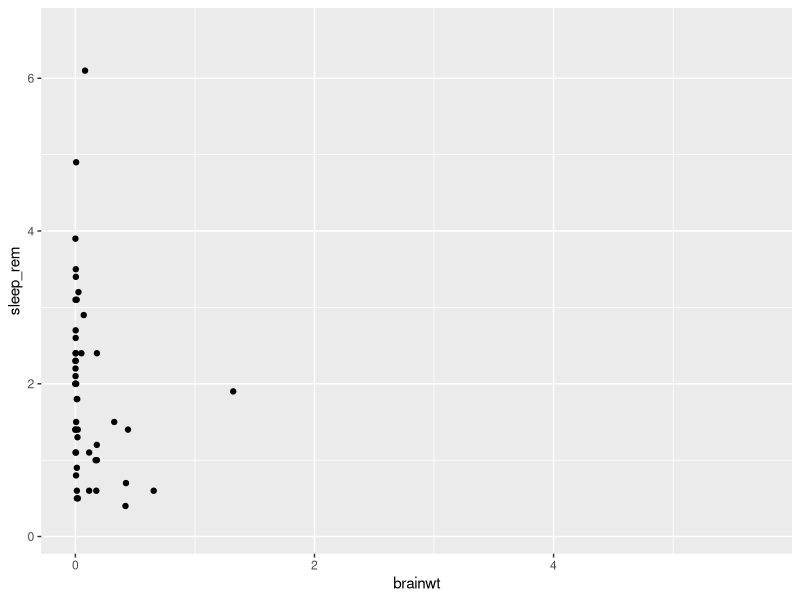
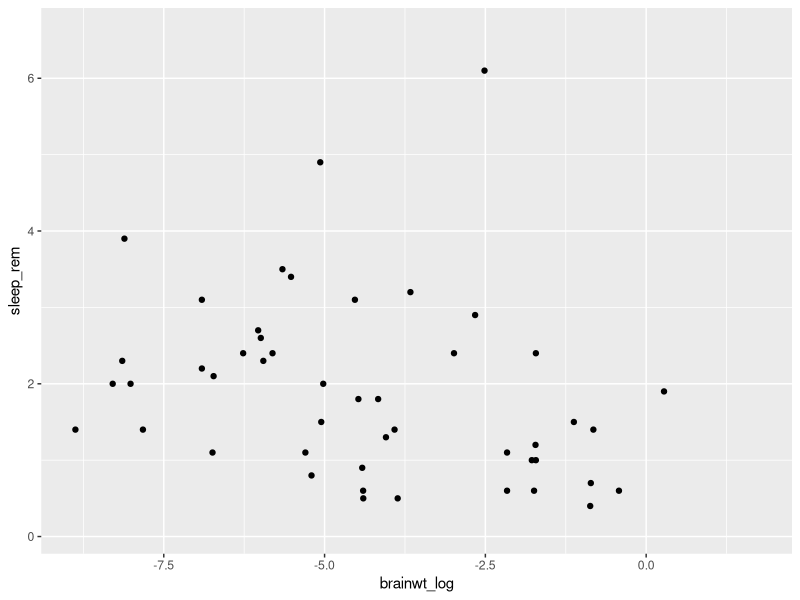
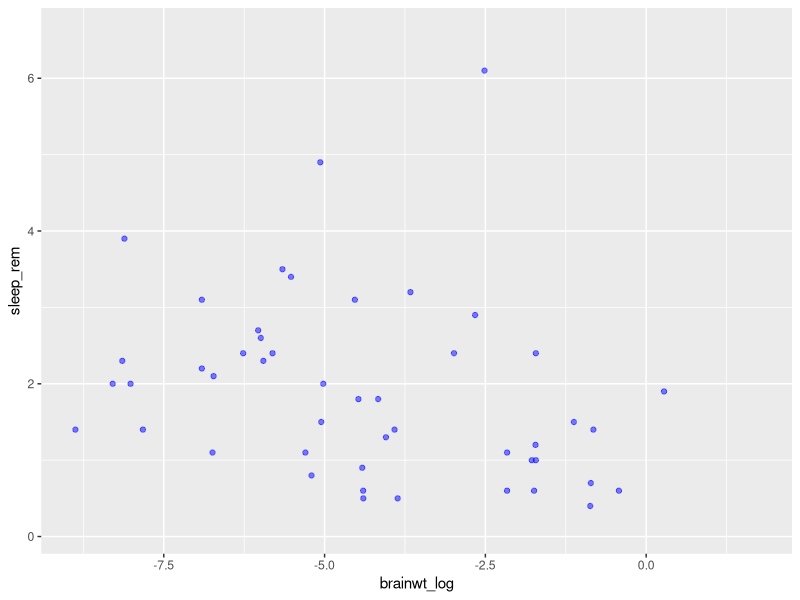
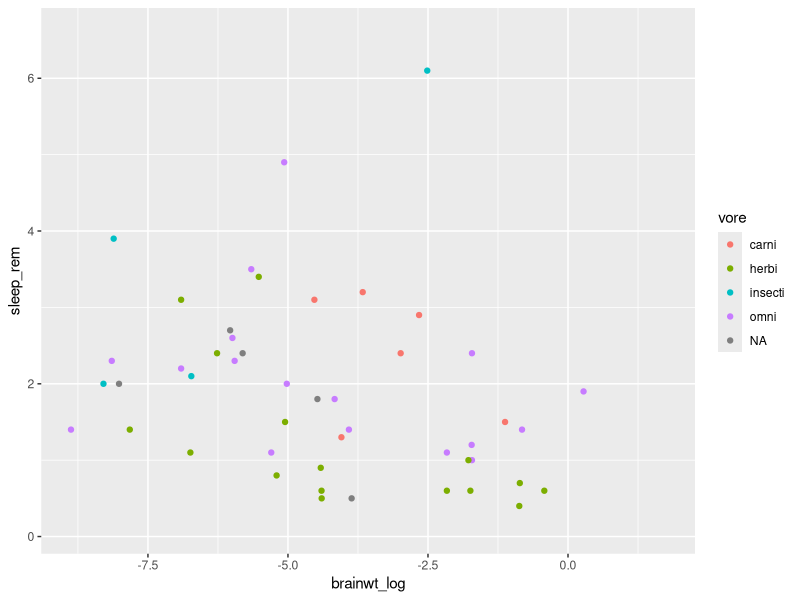
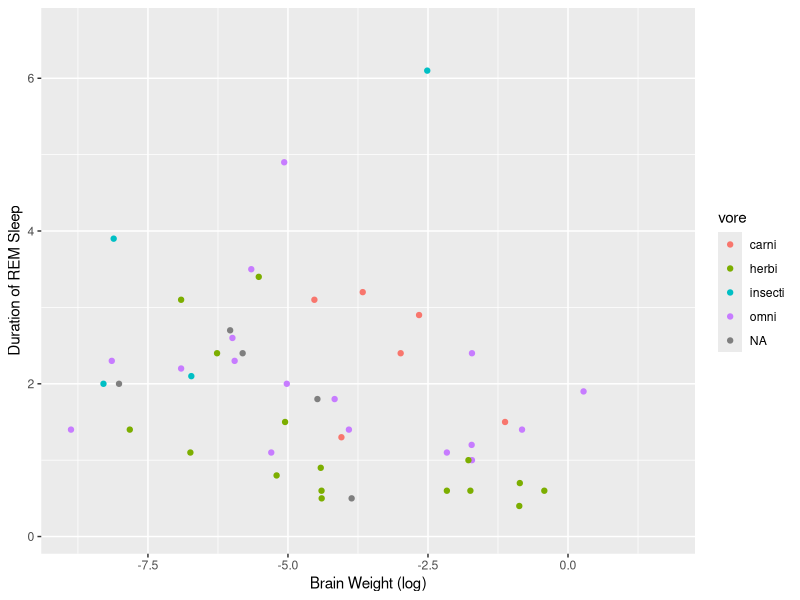
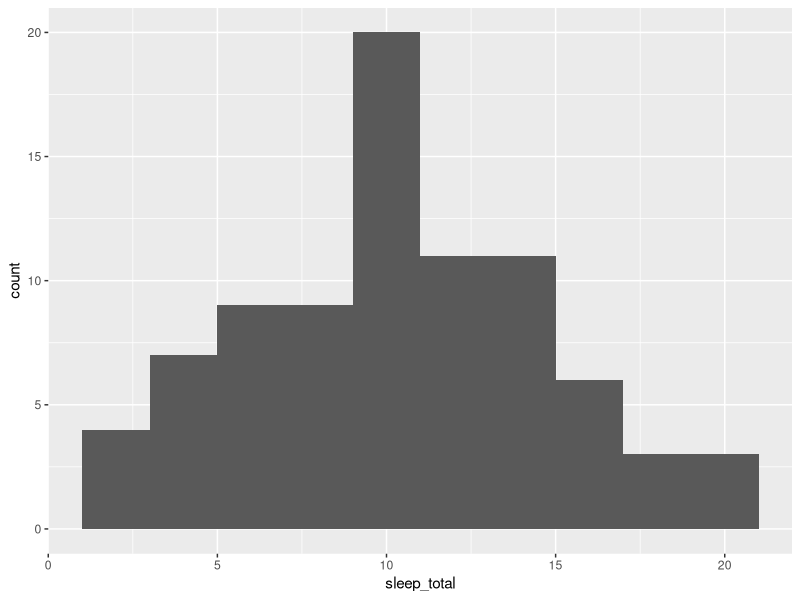
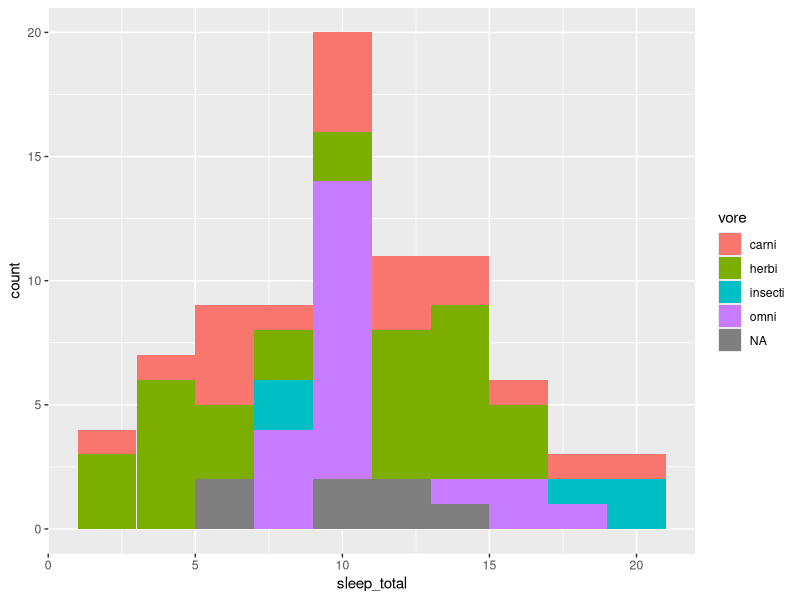
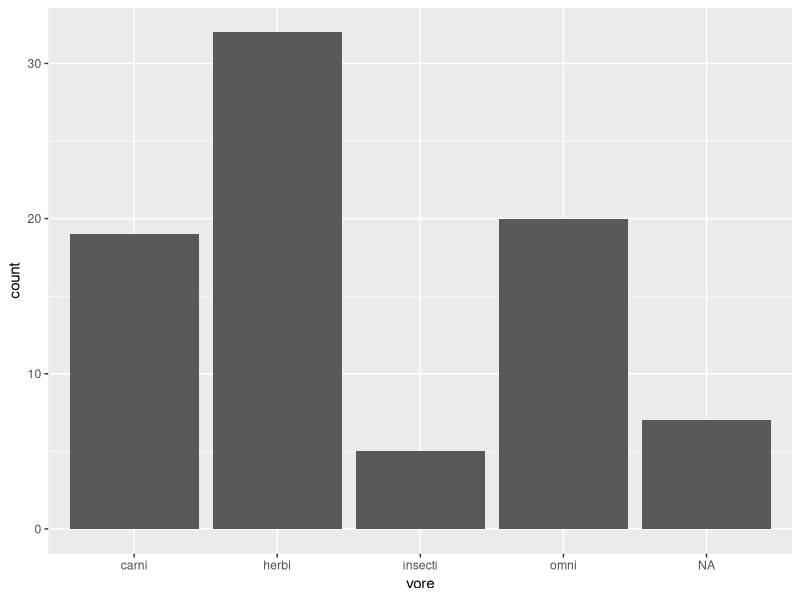

R code for these plots, in order:
## ---- chunk 1
library(ggplot2)
library(tidyverse)
## ---- chunk 2
head(msleep)
## ---- chunk 3
my_plot <- ggplot(data = msleep, aes(x = brainwt, y = sleep_rem))
## ---- chunk 4
my_plot + geom_point()
## ---- chunk 5
msleep2 <- msleep %>% mutate(brainwt_log = log(brainwt))
ggplot(msleep2, aes(x = brainwt_log, y = sleep_rem)) + geom_point()
## ---- chunk 6
ggplot(data = msleep2, aes(x = brainwt_log, y = sleep_rem)) +
    geom_point(alpha = 0.5, color = "blue")
## ---- chunk 7
ggplot(msleep2, aes(x = brainwt_log, y = sleep_rem, color = vore)) + 
  geom_point()
## ---- chunk 8
ggplot(msleep2, aes(x = brainwt_log, y = sleep_rem, color = vore)) + 
  geom_point() + 
  labs(x = "Brain Weight (log)", 
       y = "Duration of REM Sleep")
## ---- chunk 9
ggplot(msleep, aes(x = sleep_total)) +
    geom_histogram(bins = 10)
## ---- chunk 10
ggplot(msleep, aes(x = sleep_total, fill = vore)) +
    geom_histogram(bins = 10)
## ---- chunk 11
ggplot(data = msleep, aes(x = vore)) + 
  geom_bar()
## ---- chunk 12
ggplot(data = msleep, aes(x = vore, y = sleep_total)) + 
  geom_boxplot()
## ---- chunk 13
ggplot(msleep, aes(x = vore, y = sleep_total, color = conservation)) +
    geom_boxplot() 
## ---- chunk 14
ggplot(data = msleep2, mapping = aes(x = brainwt_log, y = sleep_rem)) +
    geom_bin2d() +
    geom_density_2d() +
    geom_point()
## ---- chunk 15
ggplot(data = msleep2, mapping = aes(x = brainwt_log, y = sleep_rem)) +
    geom_point(alpha = 0.5) +
    geom_smooth()

msleep3 <- msleep2 %>% mutate(bodywt_log = log(bodywt))

my.plot <- ggplot(msleep3, aes(x = brainwt_log, y = bodywt_log)) + 
  geom_point()
my.plot

## ---- chunk 16
ggplot(data = msleep2, mapping = aes(x = brainwt_log, y = sleep_rem)) +
    geom_smooth(aes(color = vore)) 
## ---- chunk 17
ggplot(data = msleep2, mapping = aes(x = brainwt_log, y = sleep_rem)) +
    geom_point() +
    geom_smooth(aes(color = vore)) +
    facet_wrap( ~ vore)
## ---- chunk 18
pdf("plot.pdf") # creates the file
# png() also works if you want a different file format
ggplot(msleep2, aes(x = brainwt_log, y = sleep_rem)) + geom_point() +
  geom_smooth(method = "lm")
dev.off() # finishes editing the file
